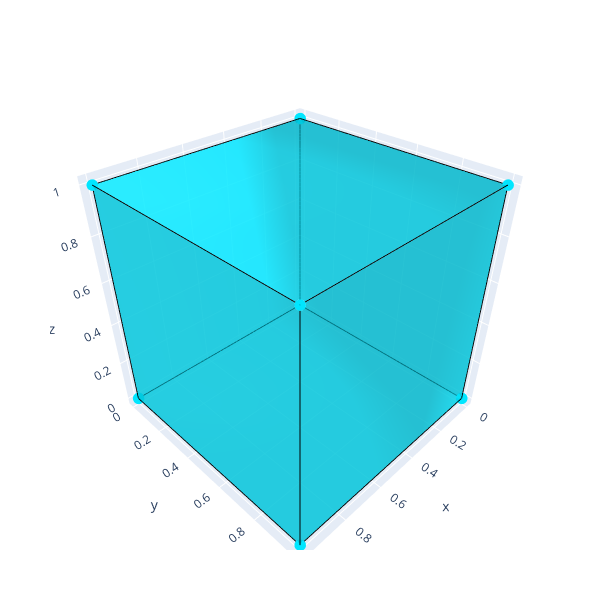

The notebook cell this image was saved under:
### Code cell
plot(Cube)

### Figure 1 — Plotly figure (JSON) as saved in the notebook; plotly's stock layout.template omitted (floating-point values rounded to 4 significant figures)
{"data": [{"facecolor": ["#00E6FF", "#00E6FF", "#00E6FF", "#00E6FF", "#00E6FF", "#00E6FF", "#00E6FF", "#00E6FF", "#00E6FF", "#00E6FF", "#00E6FF", "#00E6FF"], "i": [3, 1, 7, 5, 0, 5, 1, 6, 2, 7, 4, 3], "j": [0, 2, 4, 6, 4, 1, 5, 2, 6, 3, 0, 7], "k": [1, 3, 5, 7, 5, 0, 6, 1, 7, 2, 3, 4], "opacity": 0.6, "type": "mesh3d", "x": [0, 1, 1, 0, 0, 1, 1, 0], "y": [0, 0, 1, 1, 0, 0, 1, 1], "z": [0, 0, 0, 0, 1, 1, 1, 1]}, {"line": {"color": "black"}, "mode": "lines", "type": "scatter3d", "x": [0, 1], "y": [0, 0], "z": [0, 0]}, {"line": {"color": "black"}, "mode": "lines", "type": "scatter3d", "x": [1, 1], "y": [0, 1], "z": [0, 0]}, {"line": {"color": "black"}, "mode": "lines", "type": "scatter3d", "x": [1, 0], "y": [1, 1], "z": [0, 0]}, {"line": {"color": "black"}, "mode": "lines", "type": "scatter3d", "x": [0, 0], "y": [0, 1], "z": [0, 0]}, {"line": {"color": "black"}, "mode": "lines", "type": "scatter3d", "x": [1, 1], "y": [0, 0], "z": [0, 1]}, {"line": {"color": "black"}, "mode": "lines", "type": "scatter3d", "x": [1, 1], "y": [1, 1], "z": [0, 1]}, {"line": {"color": "black"}, "mode": "lines", "type": "scatter3d", "x": [0, 0], "y": [1, 1], "z": [0, 1]}, {"line": {"color": "black"}, "mode": "lines", "type": "scatter3d", "x": [0, 0], "y": [0, 0], "z": [0, 1]}, {"line": {"color": "black"}, "mode": "lines", "type": "scatter3d", "x": [1, 1], "y": [0, 1], "z": [1, 1]}, {"line": {"color": "black"}, "mode": "lines", "type": "scatter3d", "x": [1, 0], "y": [1, 1], "z": [1, 1]}, {"line": {"color": "black"}, "mode": "lines", "type": "scatter3d", "x": [0, 0], "y": [0, 1], "z": [1, 1]}, {"line": {"color": "black"}, "mode": "lines", "type": "scatter3d", "x": [0, 1], "y": [0, 0], "z": [1, 1]}, {"marker": {"color": "#00E6FF", "size": 4}, "mode": "markers", "text": ["1", "2", "3", "4", "5", "6", "7", "8"], "textposition": "bottom center", "type": "scatter3d", "x": [0, 1, 1, 0, 0, 1, 1, 0], "y": [0, 0, 1, 1, 0, 0, 1, 1], "z": [0, 0, 0, 0, 1, 1, 1, 1]}], "layout": {"autosize": false, "height": 600, "margin": {"b": 50, "l": 50, "r": 50, "t": 60}, "showlegend": false, "width": 600}}
